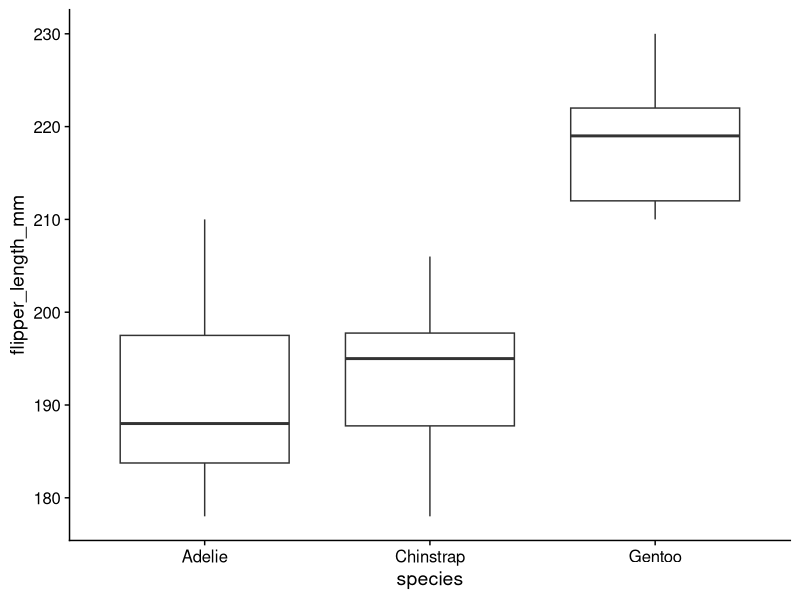
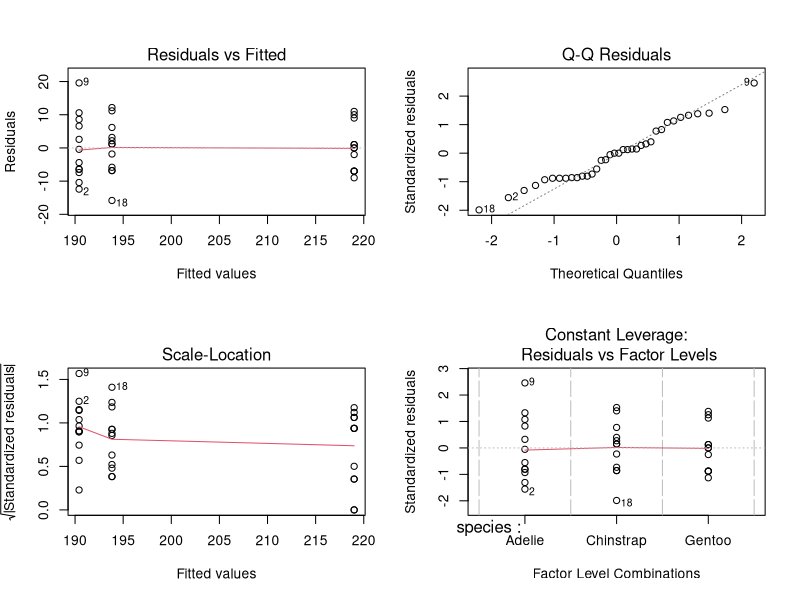
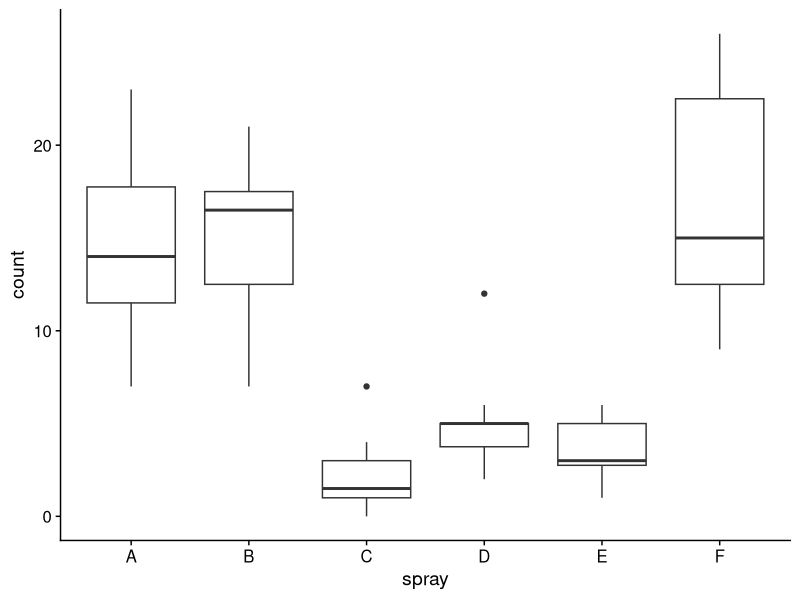
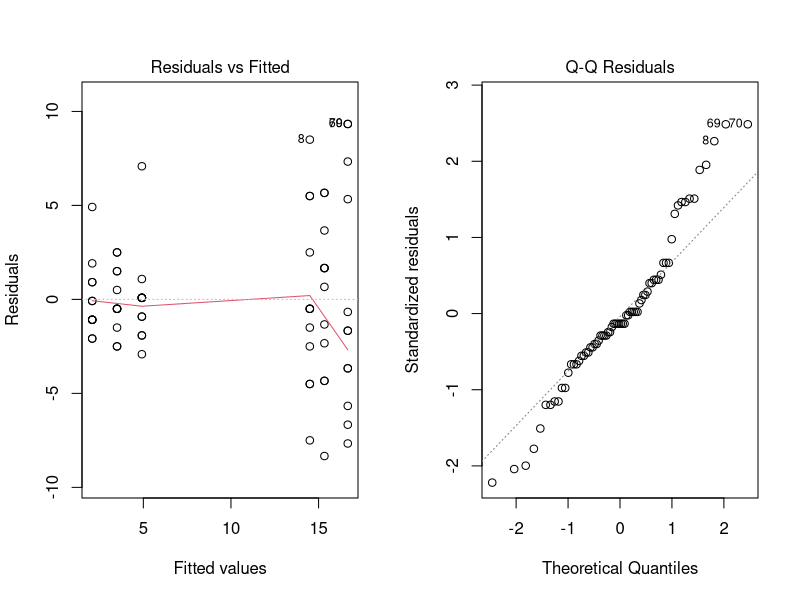
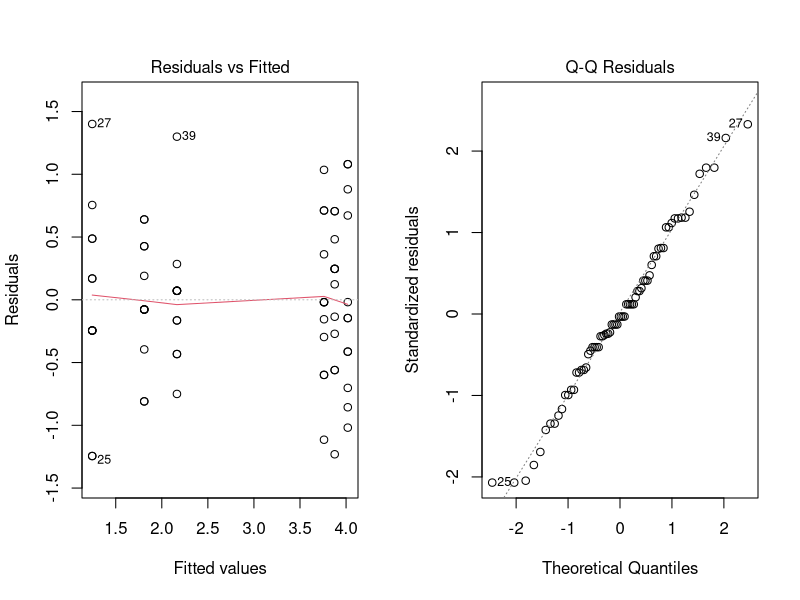
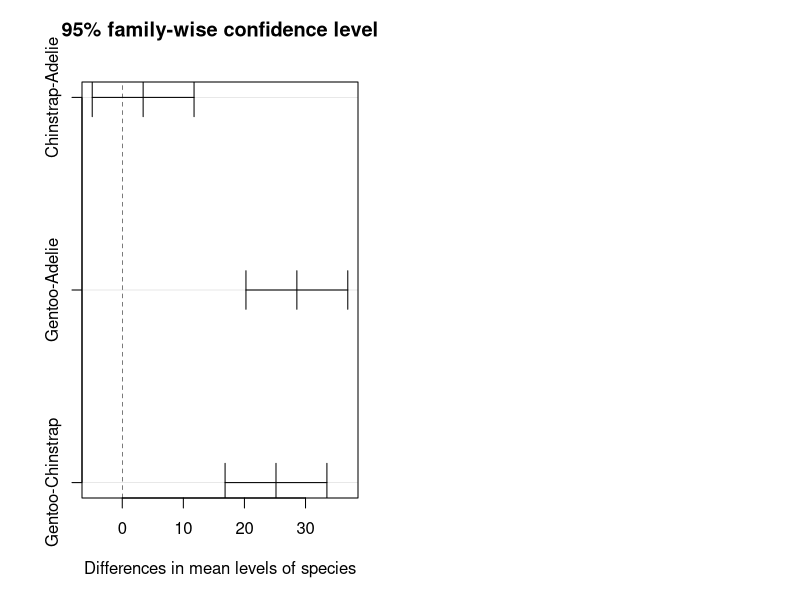

The R script that drew these images, in order:
## ---- chunk 1
knitr::opts_chunk$set(echo = TRUE)
library(tidyverse)
library(cowplot)
theme_set(theme_cowplot())
set.seed(2017)
## ---- chunk 2
# Données
x <- c(12, 17, 16, 18, 11, 26)
n <- sum(x) # total

# Probabilités théoriques
p <- rep(1/6, 6)

# Calcul du khi2
khi2 <- sum((x - n*p)^2 / (n*p))
khi2

pchisq(khi2, df = 5)
## ---- chunk 3
chisq.test(x, p = p)
## ---- chunk 4
# rbind crée une matrice en rattachant des vecteurs par rangée
survie <- rbind(c(29, 11, 12), c(31, 29, 38)) 
rownames(survie) <- c("mort", "vivant")
colnames(survie) <- c("ABBA", "PIGL", "PIMA")
survie
## ---- chunk 5
chisq.test(survie)
## ---- chunk 6
khi2 <- chisq.test(survie)
khi2$expected
khi2$residuals
## ---- chunk 7
tab <- matrix(c(4, 6, 8, 2), nrow = 2)
tab
chisq.test(tab)
fisher.test(tab)
## ---- chunk 8
library(palmerpenguins)
penguins_ech <- penguins %>%
    filter(!is.na(flipper_length_mm)) %>%
    group_by(species) %>%
    sample_n(12)
ggplot(penguins_ech, aes(x = species, y = flipper_length_mm)) +
    geom_boxplot()
## ---- chunk 9
anova1 <- aov(flipper_length_mm ~ species, data = penguins_ech) 
summary(anova1)
## ---- chunk 10
par(mfrow = c(2, 2))
plot(anova1)
## ---- chunk 11
coef(anova1)
## ---- chunk 12
library(dplyr)
penguins_2sp <- filter(penguins_ech, species != "Gentoo")
anova2 <- aov(flipper_length_mm ~ species, data = penguins_2sp)
summary(anova2)
coef(anova2)

t.test(flipper_length_mm ~ species, data = penguins_2sp, var.equal = TRUE)
## ---- chunk 13
ggplot(InsectSprays, aes(x = spray, y = count)) + 
    geom_boxplot()
## ---- chunk 14
anova3 <- aov(count ~ spray, InsectSprays)
par(mfrow = c(1, 2))
plot(anova3, which = 1:2)
## ---- chunk 15
anova3_racine <- aov(sqrt(count) ~ spray, InsectSprays)
par(mfrow = c(1, 2))
plot(anova3_racine, which = 1:2)
## ---- chunk 16
summary(anova3_racine)
## ---- chunk 17
anova1 <- aov(flipper_length_mm ~ species, data = penguins_ech) 
tukey1 <- TukeyHSD(anova1)
tukey1
## ---- chunk 18
plot(tukey1)
